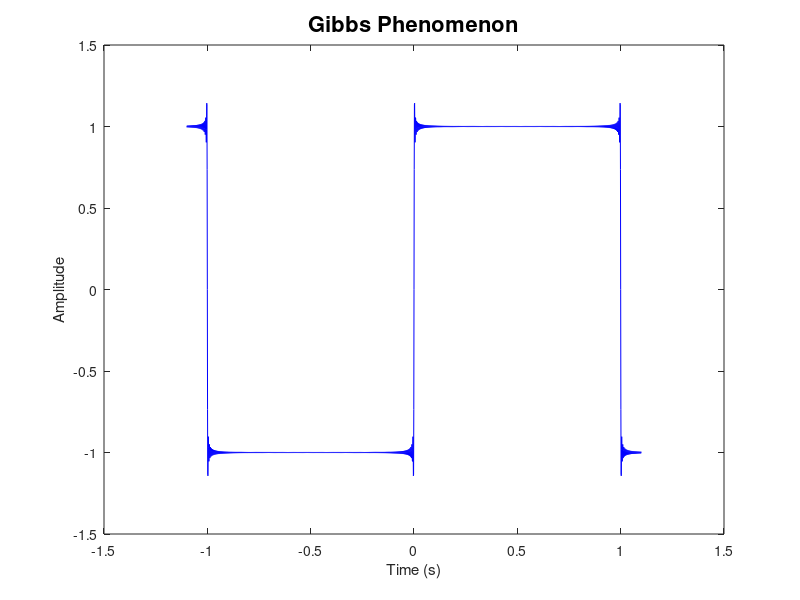

Source code (MATLAB):
% Matthew Nilsson ISE 212 Homework 5 Problem 4
% fourier16.m

% Defines the period of the fucntion being calculated to be 1 second
T=1;
% Defines the range of time inetervals we want to plot
t=-1.1:0.001:1.1;
% Defines the fucntion f to be used to store values for the fourier series
f=0;

% Finds the partial sum of the fourier series up to 200
for k=0:200
    f=f+(4/pi)*(1/(2*k+1))*(sin(((2*k+1)*pi*t)/T));
end

% Creates a plot for the fourier series including title
plot(t,f,'b-')
title('\bf\fontsize{22}Gibbs Phenomenon')
xlabel('Time (s)')
ylabel('Amplitude')
